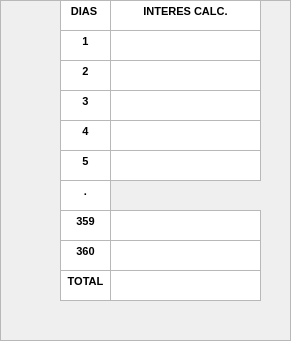
               <widget class="QFrame" name="frame_2">
                <property name="geometry">
                 <rect>
                  <x>900</x>
                  <y>10</y>
                  <width>291</width>
                  <height>341</height>
                 </rect>
                </property>
                <property name="frameShape">
                 <enum>QFrame::StyledPanel</enum>
                </property>
                <property name="frameShadow">
                 <enum>QFrame::Raised</enum>
                </property>
                <widget class="QTextBrowser" name="textBrowser_3">
                 <property name="geometry">
                  <rect>
                   <x>60</x>
                   <y>0</y>
                   <width>51</width>
                   <height>31</height>
                  </rect>
                 </property>
                 <property name="styleSheet">
                  <string notr="true">QTextBrowser#textBrowser_3{border: 1px solid rgb(0,0,0);};
</string>
                 </property>
                 <property name="html">
                  <string>&lt;!DOCTYPE HTML PUBLIC &quot;-//W3C//DTD HTML 4.0//EN&quot; &quot;http://www.w3.org/TR/REC-html40/strict.dtd&quot;&gt;
&lt;html&gt;&lt;head&gt;&lt;meta name=&quot;qrichtext&quot; content=&quot;1&quot; /&gt;&lt;meta charset=&quot;utf-8&quot; /&gt;&lt;style type=&quot;text/css&quot;&gt;
p, li { white-space: pre-wrap; }
&lt;/style&gt;&lt;/head&gt;&lt;body style=&quot; font-family:'Segoe UI'; font-size:9pt; font-weight:400; font-style:normal;&quot;&gt;
&lt;p align=&quot;center&quot; style=&quot; margin-top:0px; margin-bottom:0px; margin-left:0px; margin-right:0px; -qt-block-indent:0; text-indent:0px;&quot;&gt;&lt;span style=&quot; font-family:'MS Shell Dlg 2'; font-size:8.25pt; font-weight:600;&quot;&gt;DIAS &lt;/span&gt;&lt;/p&gt;&lt;/body&gt;&lt;/html&gt;</string>
                 </property>
                </widget>
                <widget class="QTextBrowser" name="textBrowser_4">
                 <property name="geometry">
                  <rect>
                   <x>110</x>
                   <y>0</y>
                   <width>151</width>
                   <height>31</height>
                  </rect>
                 </property>
                 <property name="styleSheet">
                  <string notr="true">QTextBrowser#textBrowser_4{border: 1px solid rgb(0,0,0);};
</string>
                 </property>
                 <property name="html">
                  <string>&lt;!DOCTYPE HTML PUBLIC &quot;-//W3C//DTD HTML 4.0//EN&quot; &quot;http://www.w3.org/TR/REC-html40/strict.dtd&quot;&gt;
&lt;html&gt;&lt;head&gt;&lt;meta name=&quot;qrichtext&quot; content=&quot;1&quot; /&gt;&lt;meta charset=&quot;utf-8&quot; /&gt;&lt;style type=&quot;text/css&quot;&gt;
p, li { white-space: pre-wrap; }
&lt;/style&gt;&lt;/head&gt;&lt;body style=&quot; font-family:'Segoe UI'; font-size:9pt; font-weight:400; font-style:normal;&quot;&gt;
&lt;p align=&quot;center&quot; style=&quot; margin-top:0px; margin-bottom:0px; margin-left:0px; margin-right:0px; -qt-block-indent:0; text-indent:0px;&quot;&gt;&lt;span style=&quot; font-family:'MS Shell Dlg 2'; font-size:8.25pt; font-weight:600;&quot;&gt;INTERES CALC.&lt;/span&gt;&lt;/p&gt;&lt;/body&gt;&lt;/html&gt;</string>
                 </property>
                </widget>
                <widget class="QTextBrowser" name="dia1">
                 <property name="geometry">
                  <rect>
                   <x>60</x>
                   <y>30</y>
                   <width>51</width>
                   <height>31</height>
                  </rect>
                 </property>
                 <property name="styleSheet">
                  <string notr="true">QTextBrowser#dia1{border: 1px solid rgb(0,0,0);};
</string>
                 </property>
                 <property name="html">
                  <string>&lt;!DOCTYPE HTML PUBLIC &quot;-//W3C//DTD HTML 4.0//EN&quot; &quot;http://www.w3.org/TR/REC-html40/strict.dtd&quot;&gt;
&lt;html&gt;&lt;head&gt;&lt;meta name=&quot;qrichtext&quot; content=&quot;1&quot; /&gt;&lt;meta charset=&quot;utf-8&quot; /&gt;&lt;style type=&quot;text/css&quot;&gt;
p, li { white-space: pre-wrap; }
&lt;/style&gt;&lt;/head&gt;&lt;body style=&quot; font-family:'Segoe UI'; font-size:9pt; font-weight:400; font-style:normal;&quot;&gt;
&lt;p align=&quot;center&quot; style=&quot; margin-top:0px; margin-bottom:0px; margin-left:0px; margin-right:0px; -qt-block-indent:0; text-indent:0px;&quot;&gt;&lt;span style=&quot; font-family:'MS Shell Dlg 2'; font-size:8.25pt; font-weight:600;&quot;&gt;1&lt;/span&gt;&lt;/p&gt;&lt;/body&gt;&lt;/html&gt;</string>
                 </property>
                </widget>
                <widget class="QTextBrowser" name="textBrowser_7">
                 <property name="geometry">
                  <rect>
                   <x>60</x>
                   <y>180</y>
                   <width>51</width>
                   <height>31</height>
                  </rect>
                 </property>
                 <property name="styleSheet">
                  <string notr="true">QTextBrowser#textBrowser_7{border: 1px solid rgb(0,0,0);};
</string>
                 </property>
                 <property name="html">
                  <string>&lt;!DOCTYPE HTML PUBLIC &quot;-//W3C//DTD HTML 4.0//EN&quot; &quot;http://www.w3.org/TR/REC-html40/strict.dtd&quot;&gt;
&lt;html&gt;&lt;head&gt;&lt;meta name=&quot;qrichtext&quot; content=&quot;1&quot; /&gt;&lt;meta charset=&quot;utf-8&quot; /&gt;&lt;style type=&quot;text/css&quot;&gt;
p, li { white-space: pre-wrap; }
&lt;/style&gt;&lt;/head&gt;&lt;body style=&quot; font-family:'Segoe UI'; font-size:9pt; font-weight:400; font-style:normal;&quot;&gt;
&lt;p align=&quot;center&quot; style=&quot; margin-top:0px; margin-bottom:0px; margin-left:0px; margin-right:0px; -qt-block-indent:0; text-indent:0px;&quot;&gt;&lt;span style=&quot; font-family:'MS Shell Dlg 2'; font-size:8.25pt; font-weight:600;&quot;&gt;.&lt;/span&gt;&lt;/p&gt;&lt;/body&gt;&lt;/html&gt;</string>
                 </property>
                </widget>
                <widget class="QTextBrowser" name="dia5">
                 <property name="geometry">
                  <rect>
                   <x>60</x>
                   <y>150</y>
                   <width>51</width>
                   <height>31</height>
                  </rect>
                 </property>
                 <property name="styleSheet">
                  <string notr="true">QTextBrowser#dia5{border: 1px solid rgb(0,0,0);};
</string>
                 </property>
                 <property name="html">
                  <string>&lt;!DOCTYPE HTML PUBLIC &quot;-//W3C//DTD HTML 4.0//EN&quot; &quot;http://www.w3.org/TR/REC-html40/strict.dtd&quot;&gt;
&lt;html&gt;&lt;head&gt;&lt;meta name=&quot;qrichtext&quot; content=&quot;1&quot; /&gt;&lt;meta charset=&quot;utf-8&quot; /&gt;&lt;style type=&quot;text/css&quot;&gt;
p, li { white-space: pre-wrap; }
&lt;/style&gt;&lt;/head&gt;&lt;body style=&quot; font-family:'Segoe UI'; font-size:9pt; font-weight:400; font-style:normal;&quot;&gt;
&lt;p align=&quot;center&quot; style=&quot; margin-top:0px; margin-bottom:0px; margin-left:0px; margin-right:0px; -qt-block-indent:0; text-indent:0px;&quot;&gt;&lt;span style=&quot; font-family:'MS Shell Dlg 2'; font-size:8.25pt; font-weight:600;&quot;&gt;5&lt;/span&gt;&lt;/p&gt;&lt;/body&gt;&lt;/html&gt;</string>
                 </property>
                </widget>
                <widget class="QTextBrowser" name="dia4">
                 <property name="geometry">
                  <rect>
                   <x>60</x>
                   <y>120</y>
                   <width>51</width>
                   <height>31</height>
                  </rect>
                 </property>
                 <property name="styleSheet">
                  <string notr="true">QTextBrowser#dia4{border: 1px solid rgb(0,0,0);};
</string>
                 </property>
                 <property name="html">
                  <string>&lt;!DOCTYPE HTML PUBLIC &quot;-//W3C//DTD HTML 4.0//EN&quot; &quot;http://www.w3.org/TR/REC-html40/strict.dtd&quot;&gt;
&lt;html&gt;&lt;head&gt;&lt;meta name=&quot;qrichtext&quot; content=&quot;1&quot; /&gt;&lt;meta charset=&quot;utf-8&quot; /&gt;&lt;style type=&quot;text/css&quot;&gt;
p, li { white-space: pre-wrap; }
&lt;/style&gt;&lt;/head&gt;&lt;body style=&quot; font-family:'Segoe UI'; font-size:9pt; font-weight:400; font-style:normal;&quot;&gt;
&lt;p align=&quot;center&quot; style=&quot; margin-top:0px; margin-bottom:0px; margin-left:0px; margin-right:0px; -qt-block-indent:0; text-indent:0px;&quot;&gt;&lt;span style=&quot; font-family:'MS Shell Dlg 2'; font-size:8.25pt; font-weight:600;&quot;&gt;4&lt;/span&gt;&lt;/p&gt;&lt;/body&gt;&lt;/html&gt;</string>
                 </property>
                </widget>
                <widget class="QTextBrowser" name="dia3">
                 <property name="geometry">
                  <rect>
                   <x>60</x>
                   <y>90</y>
                   <width>51</width>
                   <height>31</height>
                  </rect>
                 </property>
                 <property name="styleSheet">
                  <string notr="true">QTextBrowser#dia3{border: 1px solid rgb(0,0,0);};
</string>
                 </property>
                 <property name="html">
                  <string>&lt;!DOCTYPE HTML PUBLIC &quot;-//W3C//DTD HTML 4.0//EN&quot; &quot;http://www.w3.org/TR/REC-html40/strict.dtd&quot;&gt;
&lt;html&gt;&lt;head&gt;&lt;meta name=&quot;qrichtext&quot; content=&quot;1&quot; /&gt;&lt;meta charset=&quot;utf-8&quot; /&gt;&lt;style type=&quot;text/css&quot;&gt;
p, li { white-space: pre-wrap; }
&lt;/style&gt;&lt;/head&gt;&lt;body style=&quot; font-family:'Segoe UI'; font-size:9pt; font-weight:400; font-style:normal;&quot;&gt;
&lt;p align=&quot;center&quot; style=&quot; margin-top:0px; margin-bottom:0px; margin-left:0px; margin-right:0px; -qt-block-indent:0; text-indent:0px;&quot;&gt;&lt;span style=&quot; font-family:'MS Shell Dlg 2'; font-size:8.25pt; font-weight:600;&quot;&gt;3&lt;/span&gt;&lt;/p&gt;&lt;/body&gt;&lt;/html&gt;</string>
                 </property>
                </widget>
                <widget class="QTextBrowser" name="dia2">
                 <property name="geometry">
                  <rect>
                   <x>60</x>
                   <y>60</y>
                   <width>51</width>
                   <height>31</height>
                  </rect>
                 </property>
                 <property name="styleSheet">
                  <string notr="true">QTextBrowser#dia2{border: 1px solid rgb(0,0,0);};
</string>
                 </property>
                 <property name="html">
                  <string>&lt;!DOCTYPE HTML PUBLIC &quot;-//W3C//DTD HTML 4.0//EN&quot; &quot;http://www.w3.org/TR/REC-html40/strict.dtd&quot;&gt;
&lt;html&gt;&lt;head&gt;&lt;meta name=&quot;qrichtext&quot; content=&quot;1&quot; /&gt;&lt;meta charset=&quot;utf-8&quot; /&gt;&lt;style type=&quot;text/css&quot;&gt;
p, li { white-space: pre-wrap; }
&lt;/style&gt;&lt;/head&gt;&lt;body style=&quot; font-family:'Segoe UI'; font-size:9pt; font-weight:400; font-style:normal;&quot;&gt;
&lt;p align=&quot;center&quot; style=&quot; margin-top:0px; margin-bottom:0px; margin-left:0px; margin-right:0px; -qt-block-indent:0; text-indent:0px;&quot;&gt;&lt;span style=&quot; font-family:'MS Shell Dlg 2'; font-size:8.25pt; font-weight:600;&quot;&gt;2&lt;/span&gt;&lt;/p&gt;&lt;/body&gt;&lt;/html&gt;</string>
                 </property>
                </widget>
                <widget class="QTextBrowser" name="dia360">
                 <property name="geometry">
                  <rect>
                   <x>60</x>
                   <y>240</y>
                   <width>51</width>
                   <height>31</height>
                  </rect>
                 </property>
                 <property name="styleSheet">
                  <string notr="true">QTextBrowser#dia360{border: 1px solid rgb(0,0,0);};
</string>
                 </property>
                 <property name="html">
                  <string>&lt;!DOCTYPE HTML PUBLIC &quot;-//W3C//DTD HTML 4.0//EN&quot; &quot;http://www.w3.org/TR/REC-html40/strict.dtd&quot;&gt;
&lt;html&gt;&lt;head&gt;&lt;meta name=&quot;qrichtext&quot; content=&quot;1&quot; /&gt;&lt;meta charset=&quot;utf-8&quot; /&gt;&lt;style type=&quot;text/css&quot;&gt;
p, li { white-space: pre-wrap; }
&lt;/style&gt;&lt;/head&gt;&lt;body style=&quot; font-family:'Segoe UI'; font-size:9pt; font-weight:400; font-style:normal;&quot;&gt;
&lt;p align=&quot;center&quot; style=&quot; margin-top:0px; margin-bottom:0px; margin-left:0px; margin-right:0px; -qt-block-indent:0; text-indent:0px;&quot;&gt;&lt;span style=&quot; font-family:'MS Shell Dlg 2'; font-size:8.25pt; font-weight:600;&quot;&gt;360&lt;/span&gt;&lt;/p&gt;&lt;/body&gt;&lt;/html&gt;</string>
                 </property>
                </widget>
                <widget class="QTextBrowser" name="interes1">
                 <property name="geometry">
                  <rect>
                   <x>110</x>
                   <y>30</y>
                   <width>151</width>
                   <height>31</height>
                  </rect>
                 </property>
                 <property name="styleSheet">
                  <string notr="true">QTextBrowser#interes1{border: 1px solid rgb(0,0,0);};
</string>
                 </property>
                 <property name="html">
                  <string>&lt;!DOCTYPE HTML PUBLIC &quot;-//W3C//DTD HTML 4.0//EN&quot; &quot;http://www.w3.org/TR/REC-html40/strict.dtd&quot;&gt;
&lt;html&gt;&lt;head&gt;&lt;meta name=&quot;qrichtext&quot; content=&quot;1&quot; /&gt;&lt;meta charset=&quot;utf-8&quot; /&gt;&lt;style type=&quot;text/css&quot;&gt;
p, li { white-space: pre-wrap; }
&lt;/style&gt;&lt;/head&gt;&lt;body style=&quot; font-family:'Segoe UI'; font-size:9pt; font-weight:400; font-style:normal;&quot;&gt;
&lt;p align=&quot;center&quot; style=&quot;-qt-paragraph-type:empty; margin-top:0px; margin-bottom:0px; margin-left:0px; margin-right:0px; -qt-block-indent:0; text-indent:0px; font-family:'MS Shell Dlg 2'; font-size:8.25pt;&quot;&gt;&lt;br /&gt;&lt;/p&gt;&lt;/body&gt;&lt;/html&gt;</string>
                 </property>
                </widget>
                <widget class="QTextBrowser" name="interes1_2">
                 <property name="geometry">
                  <rect>
                   <x>110</x>
                   <y>60</y>
                   <width>151</width>
                   <height>31</height>
                  </rect>
                 </property>
                 <property name="styleSheet">
                  <string notr="true">QTextBrowser#interes1_2{border: 1px solid rgb(0,0,0);};
</string>
                 </property>
                 <property name="html">
                  <string>&lt;!DOCTYPE HTML PUBLIC &quot;-//W3C//DTD HTML 4.0//EN&quot; &quot;http://www.w3.org/TR/REC-html40/strict.dtd&quot;&gt;
&lt;html&gt;&lt;head&gt;&lt;meta name=&quot;qrichtext&quot; content=&quot;1&quot; /&gt;&lt;meta charset=&quot;utf-8&quot; /&gt;&lt;style type=&quot;text/css&quot;&gt;
p, li { white-space: pre-wrap; }
&lt;/style&gt;&lt;/head&gt;&lt;body style=&quot; font-family:'Segoe UI'; font-size:9pt; font-weight:400; font-style:normal;&quot;&gt;
&lt;p align=&quot;center&quot; style=&quot;-qt-paragraph-type:empty; margin-top:0px; margin-bottom:0px; margin-left:0px; margin-right:0px; -qt-block-indent:0; text-indent:0px; font-family:'MS Shell Dlg 2'; font-size:8.25pt;&quot;&gt;&lt;br /&gt;&lt;/p&gt;&lt;/body&gt;&lt;/html&gt;</string>
                 </property>
                </widget>
                <widget class="QTextBrowser" name="interes1_3">
                 <property name="geometry">
                  <rect>
                   <x>110</x>
                   <y>90</y>
                   <width>151</width>
                   <height>31</height>
                  </rect>
                 </property>
                 <property name="styleSheet">
                  <string notr="true">QTextBrowser#interes1_3{border: 1px solid rgb(0,0,0);};
</string>
                 </property>
                 <property name="html">
                  <string>&lt;!DOCTYPE HTML PUBLIC &quot;-//W3C//DTD HTML 4.0//EN&quot; &quot;http://www.w3.org/TR/REC-html40/strict.dtd&quot;&gt;
&lt;html&gt;&lt;head&gt;&lt;meta name=&quot;qrichtext&quot; content=&quot;1&quot; /&gt;&lt;meta charset=&quot;utf-8&quot; /&gt;&lt;style type=&quot;text/css&quot;&gt;
p, li { white-space: pre-wrap; }
&lt;/style&gt;&lt;/head&gt;&lt;body style=&quot; font-family:'Segoe UI'; font-size:9pt; font-weight:400; font-style:normal;&quot;&gt;
&lt;p align=&quot;center&quot; style=&quot;-qt-paragraph-type:empty; margin-top:0px; margin-bottom:0px; margin-left:0px; margin-right:0px; -qt-block-indent:0; text-indent:0px; font-family:'MS Shell Dlg 2'; font-size:8.25pt;&quot;&gt;&lt;br /&gt;&lt;/p&gt;&lt;/body&gt;&lt;/html&gt;</string>
                 </property>
                </widget>
                <widget class="QTextBrowser" name="interes1_4">
                 <property name="geometry">
                  <rect>
                   <x>110</x>
                   <y>120</y>
                   <width>151</width>
                   <height>31</height>
                  </rect>
                 </property>
                 <property name="styleSheet">
                  <string notr="true">QTextBrowser#interes1_4{border: 1px solid rgb(0,0,0);};
</string>
                 </property>
                 <property name="html">
                  <string>&lt;!DOCTYPE HTML PUBLIC &quot;-//W3C//DTD HTML 4.0//EN&quot; &quot;http://www.w3.org/TR/REC-html40/strict.dtd&quot;&gt;
&lt;html&gt;&lt;head&gt;&lt;meta name=&quot;qrichtext&quot; content=&quot;1&quot; /&gt;&lt;meta charset=&quot;utf-8&quot; /&gt;&lt;style type=&quot;text/css&quot;&gt;
p, li { white-space: pre-wrap; }
&lt;/style&gt;&lt;/head&gt;&lt;body style=&quot; font-family:'Segoe UI'; font-size:9pt; font-weight:400; font-style:normal;&quot;&gt;
&lt;p align=&quot;center&quot; style=&quot;-qt-paragraph-type:empty; margin-top:0px; margin-bottom:0px; margin-left:0px; margin-right:0px; -qt-block-indent:0; text-indent:0px; font-family:'MS Shell Dlg 2'; font-size:8.25pt;&quot;&gt;&lt;br /&gt;&lt;/p&gt;&lt;/body&gt;&lt;/html&gt;</string>
                 </property>
                </widget>
                <widget class="QTextBrowser" name="interes1_5">
                 <property name="geometry">
                  <rect>
                   <x>110</x>
                   <y>150</y>
                   <width>151</width>
                   <height>31</height>
                  </rect>
                 </property>
                 <property name="styleSheet">
                  <string notr="true">QTextBrowser#interes1_5{border: 1px solid rgb(0,0,0);};
</string>
                 </property>
                 <property name="html">
                  <string>&lt;!DOCTYPE HTML PUBLIC &quot;-//W3C//DTD HTML 4.0//EN&quot; &quot;http://www.w3.org/TR/REC-html40/strict.dtd&quot;&gt;
&lt;html&gt;&lt;head&gt;&lt;meta name=&quot;qrichtext&quot; content=&quot;1&quot; /&gt;&lt;meta charset=&quot;utf-8&quot; /&gt;&lt;style type=&quot;text/css&quot;&gt;
p, li { white-space: pre-wrap; }
&lt;/style&gt;&lt;/head&gt;&lt;body style=&quot; font-family:'Segoe UI'; font-size:9pt; font-weight:400; font-style:normal;&quot;&gt;
&lt;p align=&quot;center&quot; style=&quot;-qt-paragraph-type:empty; margin-top:0px; margin-bottom:0px; margin-left:0px; margin-right:0px; -qt-block-indent:0; text-indent:0px; font-family:'MS Shell Dlg 2'; font-size:8.25pt;&quot;&gt;&lt;br /&gt;&lt;/p&gt;&lt;/body&gt;&lt;/html&gt;</string>
                 </property>
                </widget>
                <widget class="QTextBrowser" name="interes1_359">
                 <property name="geometry">
                  <rect>
                   <x>110</x>
                   <y>210</y>
                   <width>151</width>
                   <height>31</height>
                  </rect>
                 </property>
                 <property name="styleSheet">
                  <string notr="true">QTextBrowser#interes1_359{border: 1px solid rgb(0,0,0);};
</string>
                 </property>
                 <property name="html">
                  <string>&lt;!DOCTYPE HTML PUBLIC &quot;-//W3C//DTD HTML 4.0//EN&quot; &quot;http://www.w3.org/TR/REC-html40/strict.dtd&quot;&gt;
&lt;html&gt;&lt;head&gt;&lt;meta name=&quot;qrichtext&quot; content=&quot;1&quot; /&gt;&lt;meta charset=&quot;utf-8&quot; /&gt;&lt;style type=&quot;text/css&quot;&gt;
p, li { white-space: pre-wrap; }
&lt;/style&gt;&lt;/head&gt;&lt;body style=&quot; font-family:'Segoe UI'; font-size:9pt; font-weight:400; font-style:normal;&quot;&gt;
&lt;p align=&quot;center&quot; style=&quot;-qt-paragraph-type:empty; margin-top:0px; margin-bottom:0px; margin-left:0px; margin-right:0px; -qt-block-indent:0; text-indent:0px; font-family:'MS Shell Dlg 2'; font-size:8.25pt;&quot;&gt;&lt;br /&gt;&lt;/p&gt;&lt;/body&gt;&lt;/html&gt;</string>
                 </property>
                </widget>
                <widget class="QTextBrowser" name="interes1_360">
                 <property name="geometry">
                  <rect>
                   <x>110</x>
                   <y>240</y>
                   <width>151</width>
                   <height>31</height>
                  </rect>
                 </property>
                 <property name="styleSheet">
                  <string notr="true">QTextBrowser#interes1_360{border: 1px solid rgb(0,0,0);};
</string>
                 </property>
                 <property name="html">
                  <string>&lt;!DOCTYPE HTML PUBLIC &quot;-//W3C//DTD HTML 4.0//EN&quot; &quot;http://www.w3.org/TR/REC-html40/strict.dtd&quot;&gt;
&lt;html&gt;&lt;head&gt;&lt;meta name=&quot;qrichtext&quot; content=&quot;1&quot; /&gt;&lt;meta charset=&quot;utf-8&quot; /&gt;&lt;style type=&quot;text/css&quot;&gt;
p, li { white-space: pre-wrap; }
&lt;/style&gt;&lt;/head&gt;&lt;body style=&quot; font-family:'Segoe UI'; font-size:9pt; font-weight:400; font-style:normal;&quot;&gt;
&lt;p align=&quot;center&quot; style=&quot;-qt-paragraph-type:empty; margin-top:0px; margin-bottom:0px; margin-left:0px; margin-right:0px; -qt-block-indent:0; text-indent:0px; font-family:'MS Shell Dlg 2'; font-size:8.25pt;&quot;&gt;&lt;br /&gt;&lt;/p&gt;&lt;/body&gt;&lt;/html&gt;</string>
                 </property>
                </widget>
                <widget class="QTextBrowser" name="interes1_total">
                 <property name="geometry">
                  <rect>
                   <x>110</x>
                   <y>270</y>
                   <width>151</width>
                   <height>31</height>
                  </rect>
                 </property>
                 <property name="styleSheet">
                  <string notr="true">QTextBrowser#interes1_total{border: 1px solid rgb(0,0,0);};
</string>
                 </property>
                 <property name="html">
                  <string>&lt;!DOCTYPE HTML PUBLIC &quot;-//W3C//DTD HTML 4.0//EN&quot; &quot;http://www.w3.org/TR/REC-html40/strict.dtd&quot;&gt;
&lt;html&gt;&lt;head&gt;&lt;meta name=&quot;qrichtext&quot; content=&quot;1&quot; /&gt;&lt;meta charset=&quot;utf-8&quot; /&gt;&lt;style type=&quot;text/css&quot;&gt;
p, li { white-space: pre-wrap; }
&lt;/style&gt;&lt;/head&gt;&lt;body style=&quot; font-family:'Segoe UI'; font-size:9pt; font-weight:400; font-style:normal;&quot;&gt;
&lt;p align=&quot;center&quot; style=&quot;-qt-paragraph-type:empty; margin-top:0px; margin-bottom:0px; margin-left:0px; margin-right:0px; -qt-block-indent:0; text-indent:0px; font-family:'MS Shell Dlg 2'; font-size:8.25pt;&quot;&gt;&lt;br /&gt;&lt;/p&gt;&lt;/body&gt;&lt;/html&gt;</string>
                 </property>
                </widget>
                <widget class="QTextBrowser" name="dias1_13">
                 <property name="geometry">
                  <rect>
                   <x>60</x>
                   <y>270</y>
                   <width>51</width>
                   <height>31</height>
                  </rect>
                 </property>
                 <property name="styleSheet">
                  <string notr="true">QTextBrowser#dias1_13{border: 1px solid rgb(0,0,0);};
</string>
                 </property>
                 <property name="html">
                  <string>&lt;!DOCTYPE HTML PUBLIC &quot;-//W3C//DTD HTML 4.0//EN&quot; &quot;http://www.w3.org/TR/REC-html40/strict.dtd&quot;&gt;
&lt;html&gt;&lt;head&gt;&lt;meta name=&quot;qrichtext&quot; content=&quot;1&quot; /&gt;&lt;meta charset=&quot;utf-8&quot; /&gt;&lt;style type=&quot;text/css&quot;&gt;
p, li { white-space: pre-wrap; }
&lt;/style&gt;&lt;/head&gt;&lt;body style=&quot; font-family:'Segoe UI'; font-size:9pt; font-weight:400; font-style:normal;&quot;&gt;
&lt;p align=&quot;center&quot; style=&quot; margin-top:0px; margin-bottom:0px; margin-left:0px; margin-right:0px; -qt-block-indent:0; text-indent:0px;&quot;&gt;&lt;span style=&quot; font-family:'MS Shell Dlg 2'; font-size:8.25pt; font-weight:600;&quot;&gt;TOTAL&lt;/span&gt;&lt;/p&gt;&lt;/body&gt;&lt;/html&gt;</string>
                 </property>
                </widget>
                <widget class="QTextBrowser" name="dia359">
                 <property name="geometry">
                  <rect>
                   <x>60</x>
                   <y>210</y>
                   <width>51</width>
                   <height>31</height>
                  </rect>
                 </property>
                 <property name="styleSheet">
                  <string notr="true">QTextBrowser#dia359{border: 1px solid rgb(0,0,0);};
</string>
                 </property>
                 <property name="html">
                  <string>&lt;!DOCTYPE HTML PUBLIC &quot;-//W3C//DTD HTML 4.0//EN&quot; &quot;http://www.w3.org/TR/REC-html40/strict.dtd&quot;&gt;
&lt;html&gt;&lt;head&gt;&lt;meta name=&quot;qrichtext&quot; content=&quot;1&quot; /&gt;&lt;meta charset=&quot;utf-8&quot; /&gt;&lt;style type=&quot;text/css&quot;&gt;
p, li { white-space: pre-wrap; }
&lt;/style&gt;&lt;/head&gt;&lt;body style=&quot; font-family:'Segoe UI'; font-size:9pt; font-weight:400; font-style:normal;&quot;&gt;
&lt;p align=&quot;center&quot; style=&quot; margin-top:0px; margin-bottom:0px; margin-left:0px; margin-right:0px; -qt-block-indent:0; text-indent:0px;&quot;&gt;&lt;span style=&quot; font-family:'MS Shell Dlg 2'; font-size:8.25pt; font-weight:600;&quot;&gt;359&lt;/span&gt;&lt;/p&gt;&lt;/body&gt;&lt;/html&gt;</string>
                 </property>
                </widget>
               </widget>
